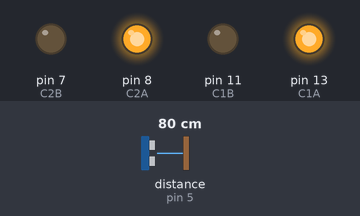
Bench run of a sketch on a simulated Arduino Uno, built with avr-gcc and run on an emulated ATmega328P. Shown: output pins drawn as LEDs (lit = HIGH). Wiring (inferred from the names in the program): ultrasonic range finder: trigger pin 10; echo pin 5. The test bench sets the inputs (shaded band); at power-on: distance to the obstacle (sensor on pin 5) 80 cm. The echo pulse lasts 58.3 µs per cm; pins used as bus, display or sensor lines are not drawn.

Above: at 1.2 s.
1.3 s: distance to the obstacle (sensor on pin 5) set to 9 cm
2.8 s: distance to the obstacle (sensor on pin 5) set to 6 cm
At 3.1 s:
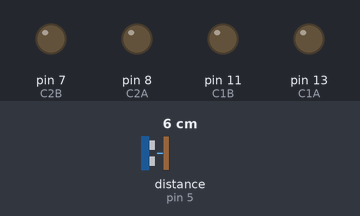
4.3 s: distance to the obstacle (sensor on pin 5) set to 18 cm
At 5.4 s:
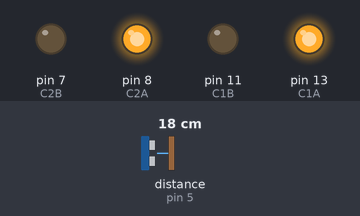
5.8 s: distance to the obstacle (sensor on pin 5) set to 2 cm
At 6.5 s:
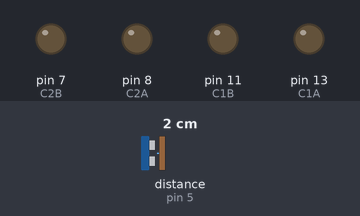
Timing chart, 0 to 8.3 s (numbered marks = the images above; inputs shaded):
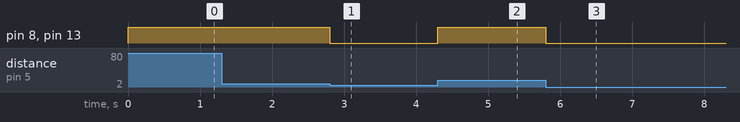

The sketch:

ultrasonic_motor.ino
```cpp
#define C1A 13
#define C1B 11
#define C2A 8
#define C2B 7
const int trigPIN=10;
const int echoPIN=5;
long duration;
int distance;

void setup(){
  pinMode(C1A,OUTPUT);
  pinMode(C1B,OUTPUT);
  pinMode(C2A,OUTPUT);
  pinMode(C2B,OUTPUT);
  pinMode(trigPIN,OUTPUT);
  pinMode(echoPIN,INPUT);

}
void loop(){
  ultra();
  if(distance >=7)
    forward();
   else if(distance <=7)
    Stop();
}
void forward(){
  digitalWrite(C1A, HIGH);
  digitalWrite(C1B, LOW);
  digitalWrite(C2A, HIGH);
  digitalWrite(C2B, LOW);
}
void Stop(){
  digitalWrite(C1A, LOW);
  digitalWrite(C1B, LOW);
  digitalWrite(C2A, LOW);
  digitalWrite(C2B, LOW);

}
void ultra(){
  digitalWrite(trigPIN,LOW);
  delayMicroseconds(2);
  digitalWrite(trigPIN,HIGH);
  delayMicroseconds(10);
  digitalWrite(trigPIN,LOW);
  duration=pulseIn(echoPIN, HIGH);
  distance=duration*.034/2;
}
void backward(){
  digitalWrite(C1A, LOW);
  digitalWrite(C1B, HIGH);
  digitalWrite(C2A, LOW);
  digitalWrite(C2B, HIGH);
}
```

Measured:
- the behaviour switches between 8 and 7 cm on distance to the obstacle (sensor on pin 5) (found by bisection; images 0 and 1)
- after the input at 1.3 s, every drawn part: stays the same
- after the input at 2.8 s, pin 8 (C2A), pin 13 (C1A): HIGH → LOW at once
- after the input at 4.3 s, pin 8 (C2A), pin 13 (C1A): LOW → HIGH at once
- after the input at 5.8 s, pin 8 (C2A), pin 13 (C1A): HIGH → LOW at once
